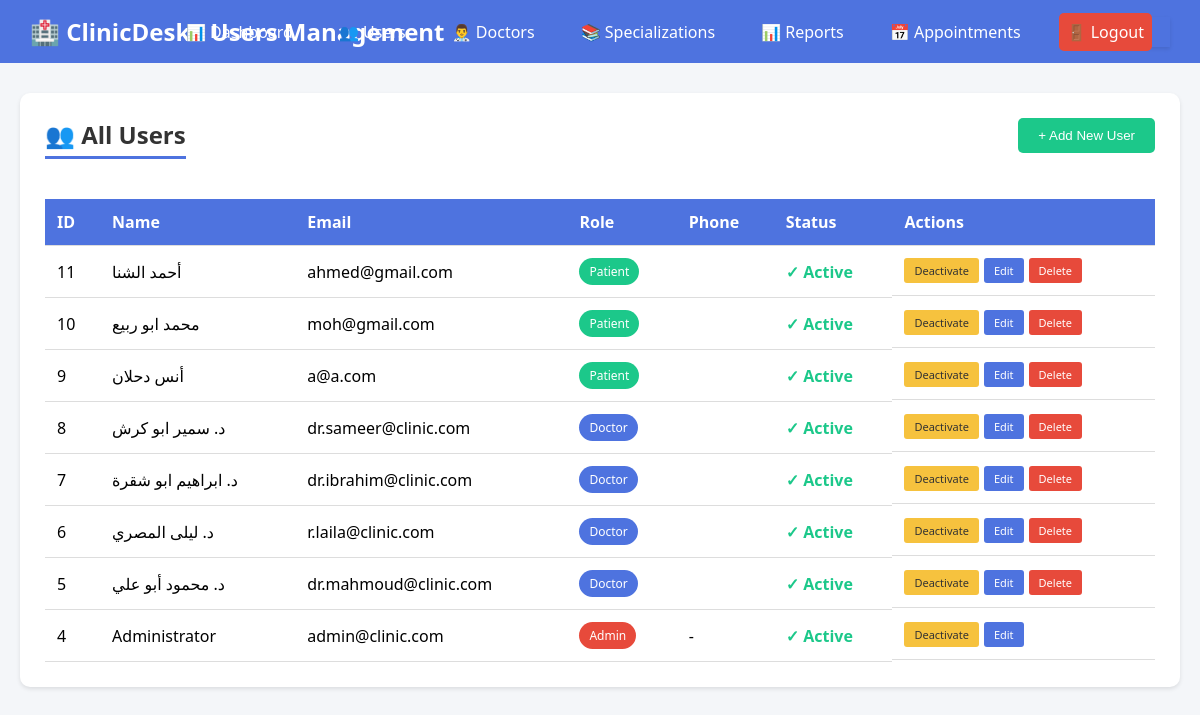
The app's page /users_list.php?success=1 (signed in) with its own data.
### tables this page shows
CREATE TABLE `users` (
  `id` int(10) UNSIGNED NOT NULL,
  `name` varchar(120) NOT NULL,
  `email` varchar(180) NOT NULL,
  `password` varchar(255) NOT NULL,
  `role` enum('admin','doctor','patient') NOT NULL DEFAULT 'patient',
  `phone` varchar(20) DEFAULT NULL,
  `avatar` varchar(255) DEFAULT NULL,
  `is_active` tinyint(1) NOT NULL DEFAULT 1,
  `created_at` timestamp NOT NULL DEFAULT current_timestamp()
);

### users_list.php (the view, shortened to what this page needs)
<?php
$host = 'localhost';
$user = 'root';
$pass = '';
$db = 'clinicdesk_db';
$conn = new mysqli($host, $user, $pass, $db);
$result = $conn->query("SELECT * FROM users ORDER BY created_at DESC");
?>
<!DOCTYPE html>
<html>
<head>
    <link rel="stylesheet" href="https://cdn.jsdelivr.net/npm/sweetalert2@11/dist/sweetalert2.min.css">
</head>
<body>
    <div class="header">
        <h1>🏥 ClinicDesk - Users Management</h1>
        <?php include 'navbar.php'; ?>
    </div>
    <div class="container">
        <div class="card">
            <h2>👥 All Users</h2>
            <button class="btn-add" onclick="showAddModal()">+ Add New User</button>
            <table>
                <thead>
                    <tr>
                        <th>ID</th>
                        <th>Name</th>
                        <th>Email</th>
                        <th>Role</th>
                        <th>Phone</th>
                        <th>Status</th>
                        <th>Actions</th>
                    </tr>
                </thead>
                <tbody>
                    <?php while($row = $result->fetch_assoc()): ?>
                    <tr>
                        <td><?= $row['id'] ?></td>
                        <td><?= htmlspecialchars($row['name']) ?></td>
                        <td><?= htmlspecialchars($row['email']) ?></td>
                        <td>
                            <span class="badge badge-<?= $row['role'] ?>">
                                <?= ucfirst($row['role']) ?>
                            </span>
                        </td>
                        <td><?= htmlspecialchars($row['phone'] ?? '-') ?></td>
                        <td class="<?= $row['is_active'] ? 'status-active' : 'status-inactive' ?>">
                            <?= $row['is_active'] ? '✓ Active' : '✗ Inactive' ?>
                        </td>
                        <td class="action-buttons">
                            <a href="?toggle_status=1&id=<?= $row['id'] ?>" class="btn-status" onclick="return confirmToggle(event, <?= $row['id'] ?>, '<?= addslashes($row['name']) ?>', <?= $row['is_active'] ?>)">
                                <?= $row['is_active'] ? 'Deactivate' : 'Activate' ?>
                            </a>
                            <a href="edit_user.php?id=<?= $row['id'] ?>" class="btn-edit">Edit</a>
                            <?php if ($row['id'] != $_SESSION['user_id']): ?>
                                <a href="javascript:void(0)" onclick="confirmDelete(<?= $row['id'] ?>, '<?= addslashes($row['name']) ?>')" class="btn-delete">Delete</a>
                            <?php endif; ?>
                        </td>
                    </tr>
                    <?php endwhile; ?>
                </tbody>
            </table>
        </div>
    </div>
</body>
</html>

### users_list.php (style rules this page uses)
* { margin: 0; padding: 0; box-sizing: border-box; }
body { font-family: 'Segoe UI', Tahoma, Geneva, Verdana, sans-serif; background: #f4f6f9; }
.header { background: #4e73df; color: white; padding: 15px 30px; display: flex; justify-content: space-between; align-items: center; flex-wrap: wrap; }
.header h1 { font-size: 24px; }
.container { max-width: 1300px; margin: 30px auto; padding: 0 20px; }
.card { background: white; border-radius: 10px; padding: 25px; box-shadow: 0 2px 4px rgba(0,0,0,0.1); }
.card h2 { margin-bottom: 20px; color: #333; border-bottom: 3px solid #4e73df; display: inline-block; padding-bottom: 5px; }
.btn-add { background: #1cc88a; color: white; padding: 10px 20px; border: none; border-radius: 5px; cursor: pointer; margin-bottom: 20px; display: inline-block; text-decoration: none; float: right; }
table { width: 100%; border-collapse: collapse; margin-top: 20px; }
th, td { padding: 12px; text-align: left; border-bottom: 1px solid #ddd; }
th { background: #4e73df; color: white; }
.badge { padding: 5px 10px; border-radius: 20px; font-size: 12px; color: white; display: inline-block; }
.badge-admin { background: #e74a3b; }
.badge-doctor { background: #4e73df; }
.badge-patient { background: #1cc88a; }
.status-active { color: #1cc88a; font-weight: bold; }
.btn-status { background: #f6c23e; color: #333; padding: 5px 10px; border: none; border-radius: 3px; cursor: pointer; text-decoration: none; font-size: 11px; display: inline-block; }
.btn-edit { background: #4e73df; color: white; padding: 5px 10px; border: none; border-radius: 3px; cursor: pointer; text-decoration: none; font-size: 11px; display: inline-block; }
.btn-delete { background: #e74a3b; color: white; padding: 5px 10px; border: none; border-radius: 3px; cursor: pointer; text-decoration: none; font-size: 11px; display: inline-block; }
.action-buttons { display: flex; gap: 5px; flex-wrap: wrap; }

### records on screen
users: id "11", name "أحمد الشنا", email "ahmed@gmail.com", role "Patient", is_active "✓ Active"
users: id "10", name "محمد ابو ربيع", email "moh@gmail.com", role "Patient", is_active "✓ Active"
users: id "9", name "أنس دحلان", email "a@a.com", role "Patient", is_active "✓ Active"
users: id "8", name "د. سمير ابو كرش", email "dr.sameer@clinic.com", role "Doctor", is_active "✓ Active"
users: id "7", name "د. ابراهيم ابو شقرة", email "dr.ibrahim@clinic.com", role "Doctor", is_active "✓ Active"
users: id "6", name "د. ليلى المصري", email "r.laila@clinic.com", role "Doctor", is_active "✓ Active"
users: id "5", name "د. محمود أبو علي", email "dr.mahmoud@clinic.com", role "Doctor", is_active "✓ Active"
users: id "4", name "Administrator", email "admin@clinic.com", role "Admin", phone "-", is_active "✓ Active"
